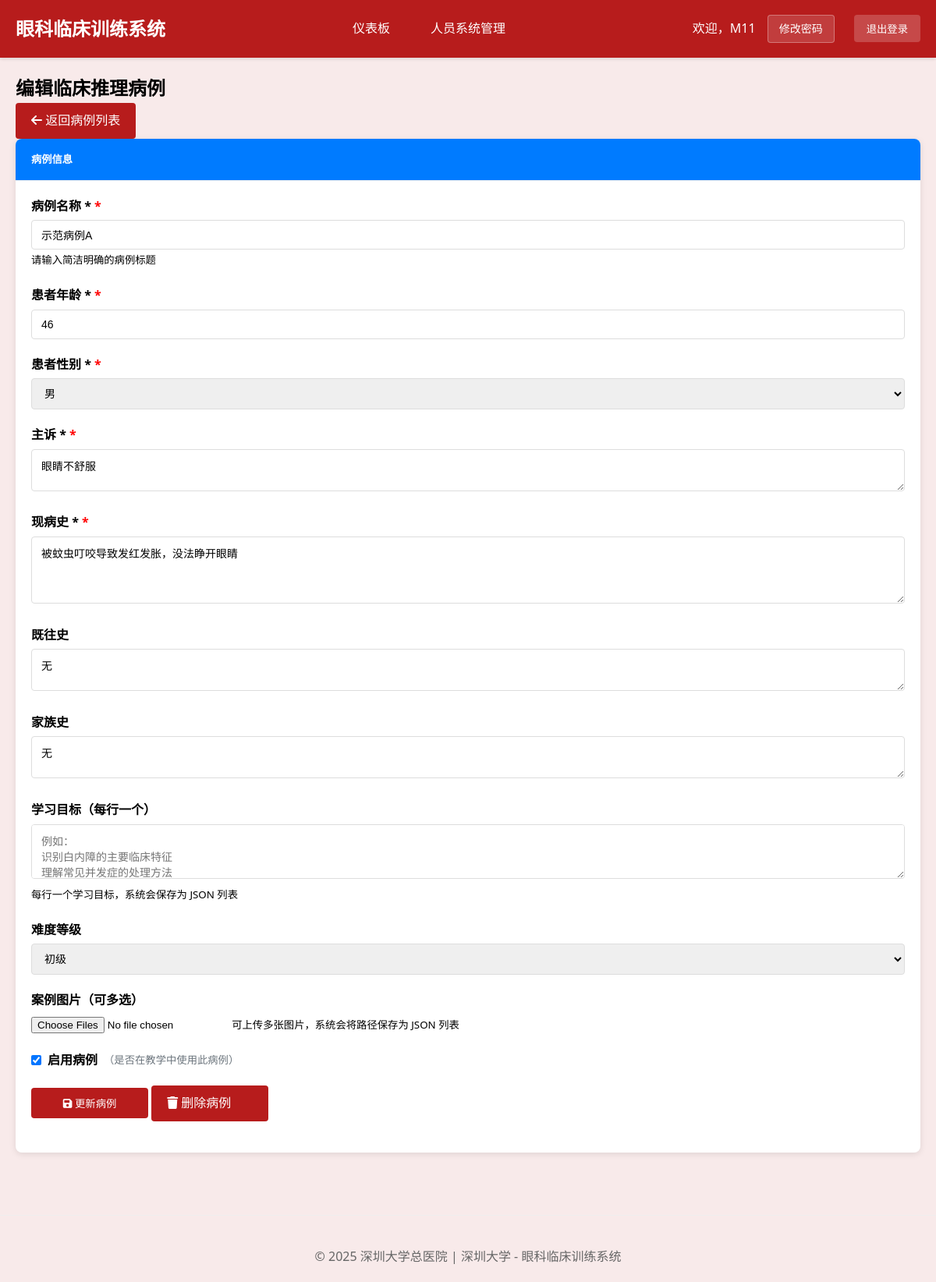
Page /teacher/clinical-cases/CCF391BC92/edit/ (signed in) on the committed database.
### cases/models.py (models this page shows, shortened)
class ClinicalCase(models.Model):
    title = models.CharField(max_length=200, verbose_name="案例标题")
    case_id = models.CharField(max_length=50, unique=True, verbose_name="案例编号")
    patient_age = models.IntegerField(verbose_name="患者年龄")
    patient_gender = models.CharField(max_length=10, choices=[('M', '男'), ('F', '女')], verbose_name="患者性别")
    chief_complaint = models.TextField(verbose_name="主诉")
    present_illness = models.TextField(verbose_name="现病史")
    past_history = models.TextField(blank=True, verbose_name="既往史")
    family_history = models.TextField(blank=True, verbose_name="家族史")
    visual_acuity = models.TextField(blank=True, verbose_name="视力", help_text="如：右眼0.3，左眼0.5")
    intraocular_pressure = models.TextField(blank=True, verbose_name="眼压", help_text="如：右眼15mmHg，左眼16mmHg")
    external_eye_exam = models.TextField(blank=True, verbose_name="眼外观检查", help_text="眼睑、眼球位置、运动等")
    pupil_exam = models.TextField(blank=True, verbose_name="瞳孔检查", help_text="瞳孔大小、形状、对光反应等")
    conjunctiva_exam = models.TextField(blank=True, verbose_name="结膜检查", help_text="结膜充血、水肿等")
    cornea_exam = models.TextField(blank=True, verbose_name="角膜检查", help_text="角膜透明度、表面等")
    learning_objectives = models.JSONField(verbose_name="学习目标", help_text="JSON格式存储多个学习目标")
    difficulty_level = models.CharField(
        max_length=20,
        choices=[('beginner', '初级'), ('intermediate', '中级'), ('advanced', '高级')],
        default='intermediate',
        verbose_name="难度等级"
    )
    is_active = models.BooleanField(default=True, verbose_name="是否启用")
    created_by = models.ForeignKey(User, on_delete=models.CASCADE, verbose_name="创建者")
    created_at = models.DateTimeField(auto_now_add=True, verbose_name="创建时间")
    updated_at = models.DateTimeField(auto_now=True, verbose_name="更新时间")
    case_images = models.JSONField(blank=True, null=True, verbose_name="案例图片", help_text="存储图片路径的JSON数组")
    class Meta:
        verbose_name = "临床案例"
        verbose_name_plural = "临床案例"
        ordering = ['-created_at']

### cases/views.py (the view, shortened to what this page needs)
# urls.py: path('teacher/clinical-cases/<str:case_id>/edit/', views.teacher_clinical_case_edit, name='teacher_clinical_case_edit'),
@login_required
@user_passes_test(is_teacher, login_url='login')
def teacher_clinical_case_edit(request, case_id):
    case = get_object_or_404(ClinicalCase, case_id=case_id)
    context = {
        'case': case,
        'difficulty_choices': ClinicalCase._meta.get_field('difficulty_level').choices,
        'is_edit': True,
    }
    return render(request, 'teacher/clinical_case_form.html', context)

### cases/views.py (called while the page is built)
def is_teacher(user):
    return user.groups.filter(name='Teachers').exists() or user.is_superuser

### cases/templates/teacher/clinical_case_form.html (shortened to what this page needs)
{% extends 'base.html' %}
{% block content %}
<div class="container-fluid">
    <div class="row">
        <div class="col-12">
            <div class="d-flex justify-content-between align-items-center mb-3">
                <h2>{% if is_edit %}编辑临床推理病例{% else %}创建临床推理病例{% endif %}</h2>
                <a href="{% url 'teacher_clinical_case_list' %}" class="btn btn-secondary">
                    <i class="fas fa-arrow-left"></i> 返回病例列表
                </a>
            </div>
            <div class="card">
                <div class="card-header">
                    <h5 class="mb-0">病例信息</h5>
                </div>
                <div class="card-body">
                    <form method="post" enctype="multipart/form-data">
                        <div class="row">
                            <div class="col-md-8">
                                <div class="form-group">
                                    <label for="title" class="required">病例名称 *</label>
                                    <input type="text" class="form-control" id="title" name="title"
                                           value="{% if case %}{{ case.title }}{% endif %}"
                                           required maxlength="200"
                                           placeholder="请输入病例名称">
                                    <small class="form-text text-muted">请输入简洁明确的病例标题</small>
                                </div>
                                <div class="form-group">
                                    <label for="patient_age" class="required">患者年龄 *</label>
                                    <input type="number" class="form-control" id="patient_age" name="patient_age"
                                           value="{% if case %}{{ case.patient_age }}{% endif %}"
                                           required min="1" max="120"
                                           placeholder="例如：45">
                                </div>
                                <div class="form-group">
                                    <label for="patient_gender" class="required">患者性别 *</label>
                                    <select class="form-control" id="patient_gender" name="patient_gender" required>
                                        <option value="M" {% if case.patient_gender == 'M' %}selected{% endif %}>男</option>
                                    </select>
                                </div>
                                <div class="form-group">
                                    <label for="chief_complaint" class="required">主诉 *</label>
                                    <textarea class="form-control" id="chief_complaint" name="chief_complaint" rows="2" required
                                              placeholder="请输入主诉">{% if case %}{{ case.chief_complaint }}{% endif %}</textarea>
                                </div>
                                <div class="form-group">
                                    <label for="present_illness" class="required">现病史 *</label>
                                    <textarea class="form-control" id="present_illness" name="present_illness" rows="4" required
                                              placeholder="请输入现病史">{% if case %}{{ case.present_illness }}{% endif %}</textarea>
                                </div>
                                <div class="form-group">
                                    <label for="past_history">既往史</label>
                                    <textarea class="form-control" id="past_history" name="past_history" rows="2"
                                              placeholder="既往史（可选）">{% if case %}{{ case.past_history }}{% endif %}</textarea>
                                </div>
                                <div class="form-group">
                                    <label for="family_history">家族史</label>
                                    <textarea class="form-control" id="family_history" name="family_history" rows="2"
                                              placeholder="家族史（可选）">{% if case %}{{ case.family_history }}{% endif %}</textarea>
                                </div>
                                <div class="form-group">
                                    <label for="learning_objectives">学习目标（每行一个）</label>
                                    <textarea class="form-control" id="learning_objectives" name="learning_objectives" rows="3" placeholder="例如：&#10;识别白内障的主要临床特征&#10;理解常见并发症的处理方法"></textarea>
                                    <small class="form-text text-muted">每行一个学习目标，系统会保存为 JSON 列表</small>
                                </div>
                            </div>
                            <div class="col-md-4">
                                <div class="form-group">
                                    <label for="difficulty_level">难度等级</label>
                                    <select class="form-control" id="difficulty_level" name="difficulty_level">
                                        {% for value, label in difficulty_choices %}
                                        <option value="{{ value }}" {% if case.difficulty_level == value %}selected{% elif not case and value == 'intermediate' %}selected{% endif %}>{{ label }}</option>
                                        {% endfor %}
                                    </select>
                                </div>
                                <div class="form-group">
                                    <label for="case_images">案例图片（可多选）</label>
                                    <input type="file" class="form-control-file" id="case_images" name="case_images"
                                           accept="image/*" multiple>
                                    <small class="form-text text-muted">可上传多张图片，系统会将路径保存为 JSON 列表</small>
                                </div>
                                <div class="form-group">
                                    <div style="display: flex; align-items: center; gap: 8px;">
                                        <input type="checkbox" class="form-check-input" id="is_active" name="is_active"
                                               {% if not case or case.is_active %}checked{% endif %}
                                               style="margin: 0;">
                                        <label for="is_active" style="margin: 0; font-weight: 600;">
                                            启用病例
                                        </label>
                                        <small style="color: #6c757d; margin: 0;">（是否在教学中使用此病例）</small>
                                    </div>
                                </div>
                            </div>
                        </div>
                        <div class="form-group mt-4">
                            {% if is_edit %}
                            <div class="d-flex justify-content-center gap-3">
                                <button type="submit" class="btn btn-primary btn-lg" style="min-width: 150px;">
                                    <i class="fas fa-save"></i> 更新病例
                                </button>
                                <a href="{% url 'teacher_clinical_case_delete' case.case_id %}" class="btn btn-primary btn-lg" style="min-width: 150px;" onclick="return confirm('确定删除此病例吗？')">
                                    <i class="fas fa-trash"></i> 删除病例
                                </a>
                            </div>
                            {% endif %}
                        </div>
                    </form>
                </div>
            </div>
        </div>
    </div>
</div>
{% endblock %}

### cases/templates/base.html (shortened to what this page needs)
{% load static %}
<!DOCTYPE html>
<html lang="zh-cn">
<head>
    <link rel="stylesheet" href="https://cdnjs.cloudflare.com/ajax/libs/font-awesome/6.0.0/css/all.min.css">
</head>
<body>
    <header class="header">
        <div class="nav-container">
            <div class="logo">眼科临床训练系统</div>
            {% if user.is_authenticated %}
            <nav class="nav-links">
                {% if user.groups.all.0.name == 'Teachers' or user.is_superuser %}
                    <a href="{% url 'teacher_dashboard' %}">仪表板</a>
                    <a href="{% url 'system_management' %}">人员系统管理</a>
                {% else %}
                    <a href="{% url 'student_dashboard' %}">我的学习</a>
                    <a href="{% url 'clinical_case_list' %}">临床推理学习</a>
                    <a href="{% url 'student_learning_notes' %}">学习笔记</a>
                {% endif %}
            </nav>
            <div class="user-info">
                <span>欢迎，{{ user.get_full_name|default:user.username }}</span>
                <a href="{% url 'change_password' %}" class="change-password-btn" style="margin-right: 10px;">修改密码</a>
                <form method="post" action="{% url 'logout' %}" style="display: inline;">
                    <button type="submit" class="logout-btn">退出登录</button>
                </form>
            </div>
            {% endif %}
        </div>
    </header>
    <main class="container">
        {% block content %}{% endblock %}
    </main>
    <footer class="footer">
        <p>&copy; 2025 深圳大学总医院 | 深圳大学 - 眼科临床训练系统</p>
    </footer>
</body>
</html>

### cases/templates/base.html (style rules this page uses)
* { margin: 0; padding: 0; box-sizing: border-box; }
body { font-family: 'Segoe UI', Tahoma, Geneva, Verdana, sans-serif; background: #f8eaea; line-height: 1.6; }
.header { background: #b71c1c; color: white; padding: 1rem 0; box-shadow: 0 2px 4px rgba(0,0,0,0.1); }
.nav-container { max-width: 1200px; margin: 0 auto; padding: 0 20px; display: flex; justify-content: space-between; align-items: center; }
.logo { font-size: 1.5rem; font-weight: bold; }
.nav-links { display: flex; gap: 20px; }
.nav-links a { color: white; text-decoration: none; padding: 8px 16px; border-radius: 4px; transition: background 0.3s; }
.user-info { display: flex; align-items: center; gap: 15px; }
.change-password-btn { background: rgba(255,255,255,0.15); color: white; border: 1px solid rgba(255,255,255,0.3); padding: 6px 14px; border-radius: 4px; cursor: pointer; text-decoration: none; font-size: 14px; display: inline-block; }
.logout-btn { background: rgba(255,255,255,0.2); color: white; border: none; padding: 8px 16px; border-radius: 4px; cursor: pointer; text-decoration: none; }
.container { max-width: 1200px; margin: 0 auto; padding: 20px; }
.btn { display: inline-block; padding: 10px 20px; background: #b71c1c; color: white; text-decoration: none; border-radius: 4px; border: none; cursor: pointer; transition: background 0.3s; }
.card { background: white; border-radius: 8px; box-shadow: 0 2px 8px rgba(0,0,0,0.1); margin-bottom: 20px; }
.card-header { padding: 16px 20px; border-bottom: 1px solid #eee; font-weight: bold; background: #f8f9fa; border-radius: 8px 8px 0 0; }
.card-body { padding: 20px; }
.form-group { margin-bottom: 20px; }
.form-group label { display: block; margin-bottom: 5px; font-weight: bold; }
.form-control { width: 100%; padding: 10px 12px; border: 1px solid #ddd; border-radius: 4px; font-size: 14px; }
.footer { text-align: center; color: #666; padding: 40px 0 20px 0; margin-top: 40px; border-top: 1px solid #eee; }

### cases/templates/teacher/clinical_case_form.html (style rules this page uses)
.card-header { background-color: #007bff; color: white; }
.card-header h5 { color: white; }
.required::after { content: " *"; color: red; }
.form-group label { font-weight: 600; margin-bottom: 5px; }

### rows in the picture
ClinicalCase: title "示范病例A", patient_age "46", patient_gender "男", chief_complaint "眼睛不舒服", present_illness "被蚊虫叮咬导致发红发胀，没法睁开眼睛", past_history "无", family_history "无", difficulty_level "初级", is_active "☑"

### other values in the picture
{{ user.get_full_name|default:user.username }} "M11"
